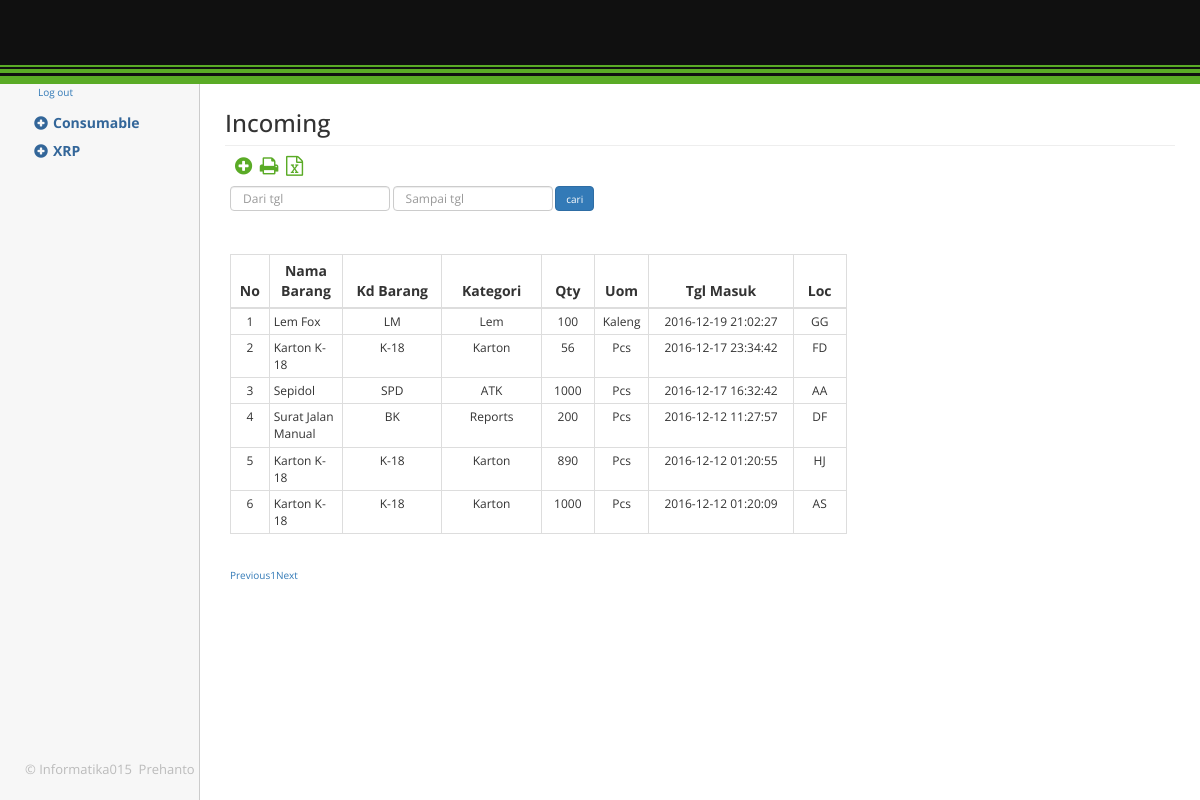
The app's page /barang_masuk.php with its own data.
### tables this page shows
CREATE TABLE `barang_in` (
  `id_masuk` int(11) NOT NULL,
  `id_barang` varchar(11) NOT NULL,
  `kode_barang` varchar(11) NOT NULL,
  `kategori` varchar(50) NOT NULL,
  `nama_barang` varchar(50) NOT NULL,
  `jumlah` int(11) NOT NULL,
  `satuan` varchar(11) NOT NULL,
  `tgl` datetime NOT NULL,
  `location` varchar(11) NOT NULL
);

### barang_masuk.php (the view, shortened to what this page needs)
<?php
include "header.php";
include "config.php";
?>
        <div class="col-sm-9 col-sm-offset-3 col-md-10 col-md-offset-2 main">
        	<div class="col-md-12">
        		<h3 class="page-header" style="margin-top: 15px;margin:10px;">Incoming<small></small></h3>
        		<div class="col-sm-8">
        		<a href="form_masuk.php" data-toggle="tooltip" title="Add"><i class="fa fa-plus-circle fa-2x" style="margin-bottom: 10px;padding: 0 0 0 5px;color:#5aab26;"></i></a>
        		<a href="lap_masuk.php" data-toggle="tooltip" title="Print"><i class="fa fa-print fa-2x" style="margin-bottom: 10px;padding: 0 0 0 5px;color:#5aab26;"></i></a>
            <a href="#" data-toggle="tooltip" title="Excel"><i class="fa fa-file-excel-o fa-2x" style="margin-bottom: 10px;padding: 0 0 0 5px;color:#5aab26;"></i></a>
                <form class="form-inline" method="post" action="hasil_cari_masuk.php" style="margin-bottom: -6px;">
                  <div class="form-group">
                    <input type="text" name="dari" class="form-control form-control-sm" required  id="dari" placeholder="Dari tgl" style="height: 25px;font-size:12px">
                  </div>
                  <div class="form-group">
                    <input type="text" name="sampai" class="form-control" required  id="dar" placeholder="Sampai tgl" style="height: 25px;font-size:12px;">
                  </div>
                  <input type="submit" value="cari" class="btn btn-primary" style="height: 25px;font-size: 10px;padding: 3px 10px;">
                </form>
        	        <table id="example" class="table table-bordered data" width="100%">
                      <thead>
                          <tr style="font-size: 14px;">
                              <th style='text-align: center;padding:6px;width: 40px;'>No</th>
                              <th style='text-align: center;padding:6px;'>Nama Barang</th>
                              <th style='text-align: center;padding:6px;width: 100px;'>Kd Barang</th>
                              <th style='text-align: center;padding:6px;width: 100px;'>Kategori</th>
                              <th style='text-align: center;padding:6px;width:60px;'>Qty</th>
                              <th style='text-align: center;padding:6px;width:60px;'>Uom</th>
                              <th style='text-align: center;padding:6px;width: 140px;'>Tgl Masuk</th>
                              <th style='text-align: center;padding:6px;width:60px;'>Loc</th>
                          </tr>
                      </thead>
                      <tbody>
                            <?php
                                    $query = mysqli_query($con,"SELECT * FROM barang_in ORDER BY id_masuk DESC");
                    			$no=1;
								while ($tampil = mysqli_fetch_array($query)) {
								echo "<tr style='font-size: 12px;'>
								<td style='text-align: center;padding: 4px;'>$no</td>";
								echo"
							  <td style='padding: 4px;'>$tampil[nama_barang]</td>
                <td style='text-align: center;padding: 4px;'>$tampil[kode_barang]</td>
                <td style='text-align: center;padding: 4px;'>$tampil[kategori]</td>
                <td style='text-align: center;padding: 4px;'>$tampil[jumlah]</td>
                <td style='text-align: center;padding: 4px;'>$tampil[satuan]</td>
                <td style='text-align: center;padding: 4px;'>$tampil[tgl]</td>
                <td style='text-align: center;padding: 4px;'>$tampil[location]</td>
								</tr>";
								$no++;}
							?>
                      </tbody>
                    </table>
				</div>
			</div>
		</div>
		<div class="clearfix"> </div>
  </body>
</html>

### header.php (shortened to what this page needs)
<html>
<head>
<link href="css/bootstrap.min.css" rel='stylesheet' type='text/css' media="all" />
<link href="css/dashboard.css" rel="stylesheet">
<link href="css/style.css" rel='stylesheet' type='text/css' media="all" />
<link rel="stylesheet" href="awesome/css/font-awesome.min.css">
<link rel="stylesheet" href="css/datepicker3.css"/>
</head>
  <body>
    <nav class="navbar navbar-inverse navbar-fixed-top" style="background: #101010;padding: 0;box-shadow: 0;">
      <div class="container-fluid" style="padding-right: 0px;padding-left:0px;">
        <div id="navbar" class="navbar-collapse collapse">
			<div class="header-top-right">
				<div>
					<a class="navbar-brand" href="index.php"><h1><img src="images/logo.jpg" alt="" style="padding: 25px;" /></h1></a>
				</div>
			</div>
        </div>
        <hr style="border-top: 2px solid #5aab26;;margin-bottom:0;margin-top: 15px">
        <hr style="border-top: 4px solid #5aab26;margin-bottom:0;margin-top: 2px">
        <hr style="border-top: 8px solid #5aab26;margin-bottom:0;margin-top: 3px">
      </div>
    </nav>
        <div class="col-sm-3 col-md-2 sidebar" style="background: #f7f7f7;border-right: 1px solid;color:#ccc;">
        <div style="padding-top: 5px;margin: 0 0 0 18px;color: #3c3a3a;"><a href="logout.php">Log out</div>
			<div class="drop-navigation drop-navigation">
				<div class="row">
			        <div class="col-md-12" style="margin-top: 10px;font-size: 14px;">
			            <ul id="tree1">
			                <li>Consumable</a>
			                </li>
			                <li>XRP
			                </li>
			            </ul>
			        </div>
			    </div>
					<div class="side-bottom">
						<div class="copyright">
							<p style="margin-left: 25px;">© Informatika015 &nbsp;<a href="#">Prehanto</a></p>
						</div>
					</div>
				</div>
        </div>

### css/dashboard.css (style rules this page uses)
body { padding-top: 50px; }
.navbar-fixed-top { border: 0; }
.sidebar { display: none; }
@media (min-width: 768px) { .sidebar { position: fixed; top: 51px; bottom: 0; left: 0; z-index: 1000; display: block; padding: 20px; overflow-x: hidden; overflow-y: auto; background-color: #f5f5f5; border-right: 1px solid #eee; } }
.main { padding: 20px; }
@media (min-width: 768px) { .main { padding-right: 40px; padding-left: 40px; } }
.main .page-header { margin-top: 0; }

### css/style.css (style rules this page uses)
body { background:#fff; font-size:100%; font-family: 'Open Sans', sans-serif; }
body a { transition: 0.5s all; -webkit-transition: 0.5s all; -o-transition: 0.5s all; -moz-transition: 0.5s all; -ms-transition: 0.5s all; }
a.navbar-brand { padding: 0 0 0 1em; }
.sidebar { top: 80px; background: #272c2e; border: none; padding: 0 20px 20px 20px; }
a.navbar-brand h1 { margin: 0; }
.header-top-right { float: right; }
.main { padding: 5em 0 0 0; }
.side-bottom { text-align: center; position: absolute; left: 0; bottom: 3%; }
.copyright p { color: #BBBBBB; margin: 0; font-size: 13px; text-align: center; }
.copyright p a { color:#BBBBBB; text-decoration:none; }

### header.php (style rules this page uses)
.tree, .tree ul { margin:0; padding:0; list-style:none }
.tree li { margin:0; padding:0 1em; line-height:2em; color:#369; font-weight:700; position:relative }
.tree li a { text-decoration: none; color:#369; }

### records on screen
barang_in: nama_barang "Lem Fox", kode_barang "LM", kategori "Lem", jumlah "100", satuan "Kaleng", tgl "2016-12-19 21:02:27", location "GG"
barang_in: nama_barang "Karton K-18", kode_barang "K-18", kategori "Karton", jumlah "56", satuan "Pcs", tgl "2016-12-17 23:34:42", location "FD"
barang_in: nama_barang "Sepidol", kode_barang "SPD", kategori "ATK", jumlah "1000", satuan "Pcs", tgl "2016-12-17 16:32:42", location "AA"
barang_in: nama_barang "Surat Jalan Manual", kode_barang "BK", kategori "Reports", jumlah "200", satuan "Pcs", tgl "2016-12-12 11:27:57", location "DF"
barang_in: nama_barang "Karton K-18", kode_barang "K-18", kategori "Karton", jumlah "890", satuan "Pcs", tgl "2016-12-12 01:20:55", location "HJ"
barang_in: nama_barang "Karton K-18", kode_barang "K-18", kategori "Karton", jumlah "1000", satuan "Pcs", tgl "2016-12-12 01:20:09", location "AS"
